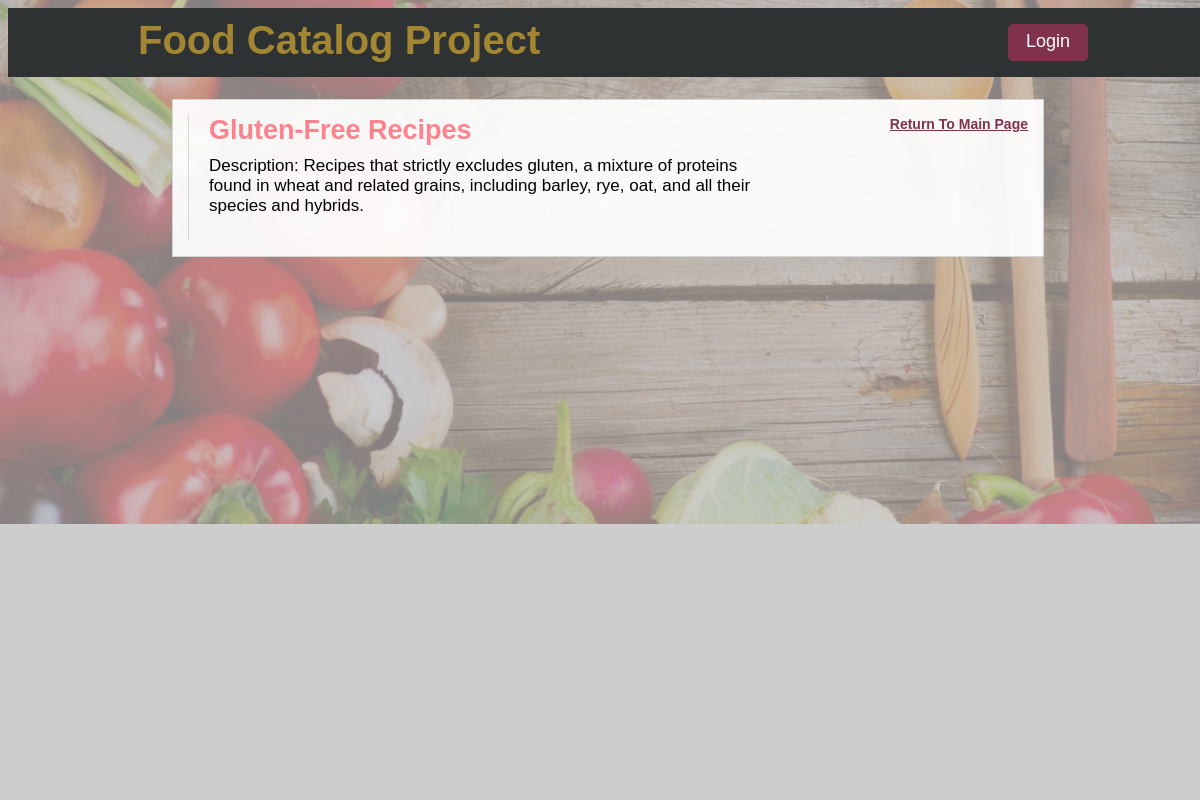
/categories/1/2/, run on the app's committed database.
### database_setup_withusers.py (models this page shows, shortened)
class SubCategory(Base):
    __tablename__ = 'sub_category'
    id = Column(Integer, primary_key=True)
    name = Column(String(80), nullable=False)
    description = Column(String(250))
    mainCategory_id = Column(Integer, ForeignKey('main_category.id'))
    category = relationship(MainCategory)
    user_id = Column(Integer, ForeignKey('user.id'))
    user = relationship(User)

### catalogProject.py (the view)
@app.route('/categories/<int:mainCategory_id>/<int:subCategory_id>/')
def subCategory(mainCategory_id, subCategory_id):
    mainCategories = session.query(MainCategory).order_by(asc(MainCategory.name))
    subCategory = session.query(SubCategory).filter_by(id=subCategory_id).one()
    creator = getUserInfo(subCategory.user_id)
    if 'username' not in login_session:
        return render_template('public_subCategory.html', mainCategories=mainCategories, subCategory_id=subCategory_id, subCategory=subCategory)
    else:
        return render_template('private_subCategory.html', mainCategories=mainCategories, subCategory_id=subCategory_id, subCategory=subCategory)

### catalogProject.py (called while the page is built)
def getUserInfo(user_id):
    user = session.query(User).filter_by(id=user_id).one()
    return user

### templates/public_subCategory.html
{% extends "main.html" %}
{% block content %}
    {% include "return-to-home.html" %}
        <main class="sub-category-item main-section">
            <h1 class="sub-header">{{subCategory.name}} Recipes</h1>
            <p class="descrip-p">Description: {{subCategory.description}}</p>
        </main>
{% endblock %}

### static/styles.css (style rules this page uses)
body { font-family: 'PT Sans Regular', sans-serif; width: 100%; background-image: url(/static/img/temp2.jpg); background-position: center; background-size: cover; background-repeat: no-repeat; }
h1 { margin-top: 0; }
p { margin: 5px 0; font-size: 17px; }
.main-section { width: 65%; float: left; padding: 0 0 0 20px; border-left: 1px solid #d5d5d5; }
.sub-header { color: #fc838e; margin-bottom: 10px; font-size: 27px; font-weight: bolder; }
.descrip-p { margin-bottom: 25px; }

### data on the page
SubCategory: name "Gluten-Free", description "Recipes that strictly excludes gluten, a mixture of proteins found in wheat and related grains, including barley, rye, oat, and all their species and hybrids."
